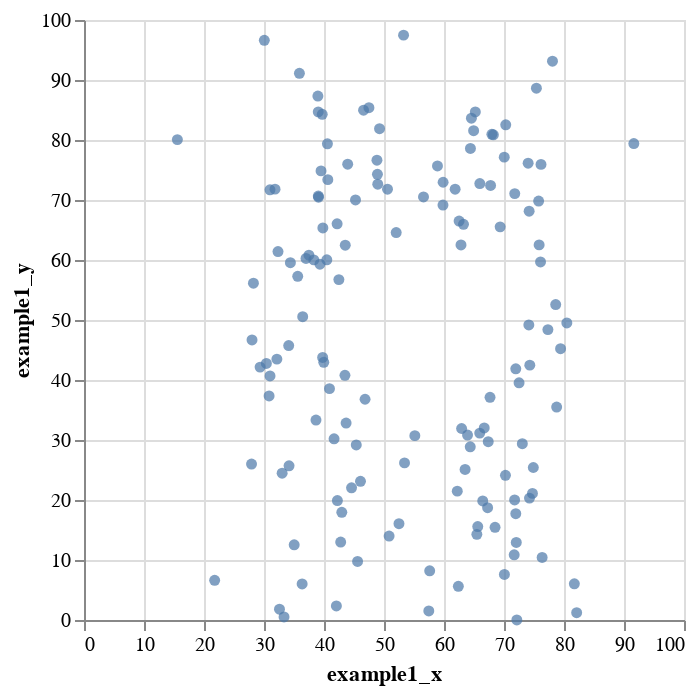
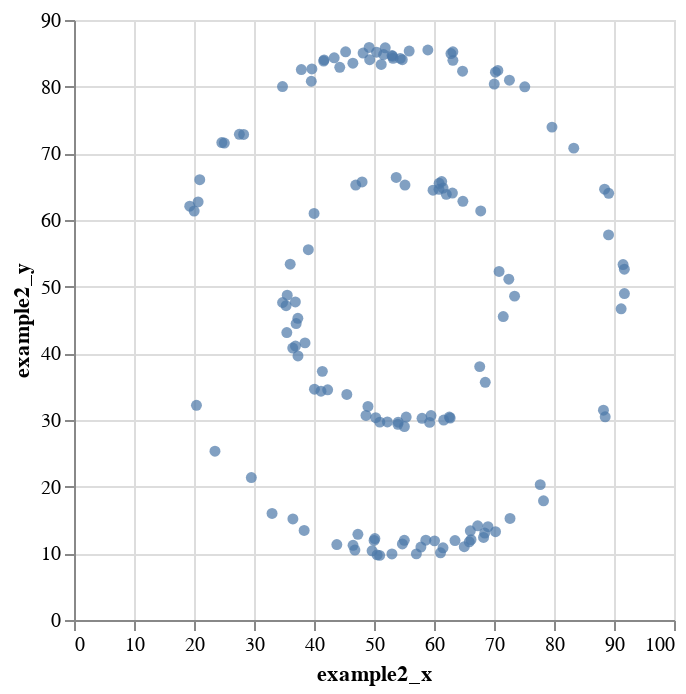
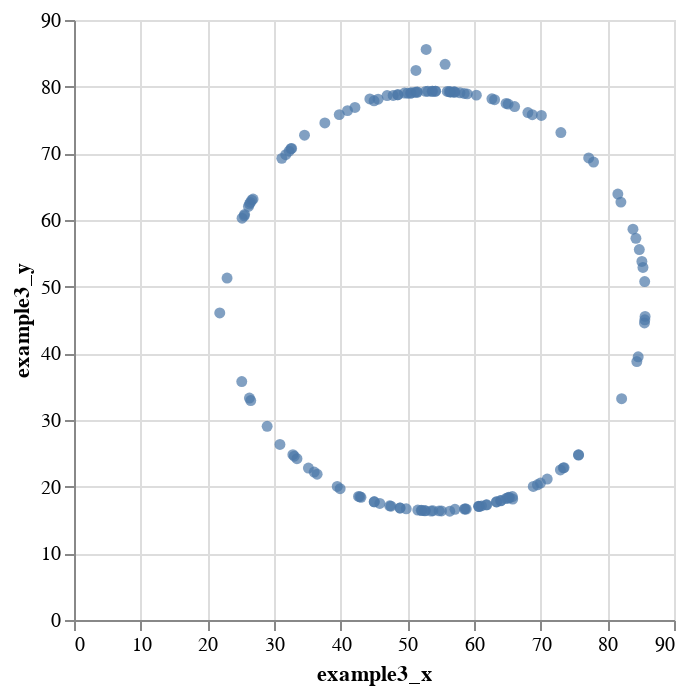
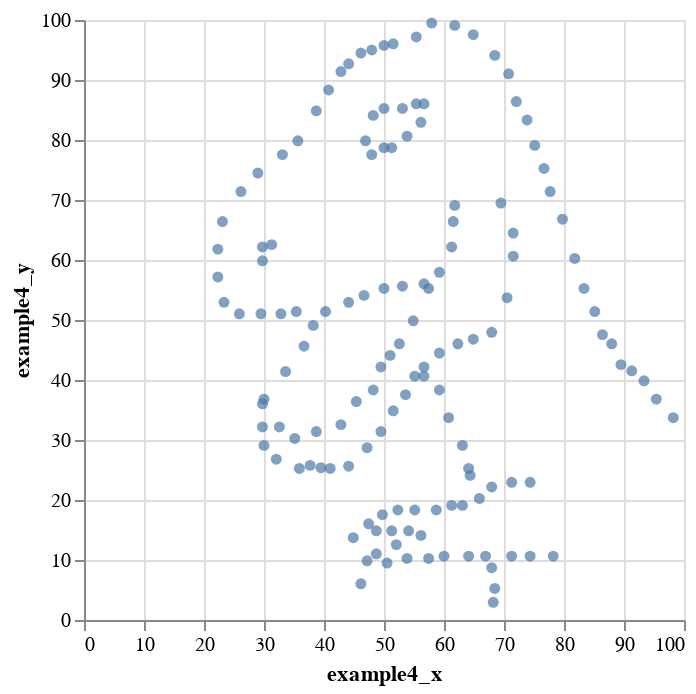

The notebook cell these images were saved under, in order:
### Markdown cell above
### Execise 4

Write a loop that iterates over these example datasets, and using Altair library, plot a simple scatter plot of each dataset with the `x` variable on the x-axis and the `y` variable on the y-axis.

Hint: When writing this type of code, it is often best to start by writing code to do what you want for the first iteration of the loop. Once you have code that works for the first example dataset, then write the full loop around it. 

Hint 2: To force Jupyter to display your charts when they're generated within a loop, use the method `.show()` (e.g. `my_chart.show()`).

Hint 3: You will need to change the range of the axes to make the plots look good!

### Code cell
for i in range(13):
    df = datasaurus[datasaurus.columns[i * 2 : i * 2 + 2]]
    x_name = df.columns[0]
    y_name = df.columns[1]
    chart = alt.Chart(df).mark_circle().encode(x=x_name, y=y_name)

    chart.display()

### Figure 1 — Vega-Lite specification as saved in the notebook (floating-point values rounded to 4 significant figures; data arrays with more than 128 entries replaced by an {"elided": "..."} marker saying what was removed)
{"config": {"view": {"continuousWidth": 300, "continuousHeight": 300}}, "data": {"name": "data-325f483a8aa38703b39aaa8b219fd6f5"}, "mark": {"type": "circle"}, "encoding": {"x": {"field": "example1_x", "type": "quantitative"}, "y": {"field": "example1_y", "type": "quantitative"}}, "$schema": "https://vega.github.io/schema/vega-lite/v5.15.1.json", "datasets": {"data-325f483a8aa38703b39aaa8b219fd6f5": {"elided": "142 records"}}}

### Figure 2 — Vega-Lite specification as saved in the notebook (floating-point values rounded to 4 significant figures; data arrays with more than 128 entries replaced by an {"elided": "..."} marker saying what was removed)
{"config": {"view": {"continuousWidth": 300, "continuousHeight": 300}}, "data": {"name": "data-b05ed95a5a80cd4ae25ebd9cf1c584da"}, "mark": {"type": "circle"}, "encoding": {"x": {"field": "example2_x", "type": "quantitative"}, "y": {"field": "example2_y", "type": "quantitative"}}, "$schema": "https://vega.github.io/schema/vega-lite/v5.15.1.json", "datasets": {"data-b05ed95a5a80cd4ae25ebd9cf1c584da": {"elided": "142 records"}}}

### Figure 3 — Vega-Lite specification as saved in the notebook (floating-point values rounded to 4 significant figures; data arrays with more than 128 entries replaced by an {"elided": "..."} marker saying what was removed)
{"config": {"view": {"continuousWidth": 300, "continuousHeight": 300}}, "data": {"name": "data-8e5ac9046f913dfbaae0deb21d6a298b"}, "mark": {"type": "circle"}, "encoding": {"x": {"field": "example3_x", "type": "quantitative"}, "y": {"field": "example3_y", "type": "quantitative"}}, "$schema": "https://vega.github.io/schema/vega-lite/v5.15.1.json", "datasets": {"data-8e5ac9046f913dfbaae0deb21d6a298b": {"elided": "142 records"}}}

### Figure 4 — Vega-Lite specification as saved in the notebook (floating-point values rounded to 4 significant figures; data arrays with more than 128 entries replaced by an {"elided": "..."} marker saying what was removed)
{"config": {"view": {"continuousWidth": 300, "continuousHeight": 300}}, "data": {"name": "data-ff4e6b86fea86546b9ccfdb138ff0e7f"}, "mark": {"type": "circle"}, "encoding": {"x": {"field": "example4_x", "type": "quantitative"}, "y": {"field": "example4_y", "type": "quantitative"}}, "$schema": "https://vega.github.io/schema/vega-lite/v5.15.1.json", "datasets": {"data-ff4e6b86fea86546b9ccfdb138ff0e7f": {"elided": "142 records"}}}
